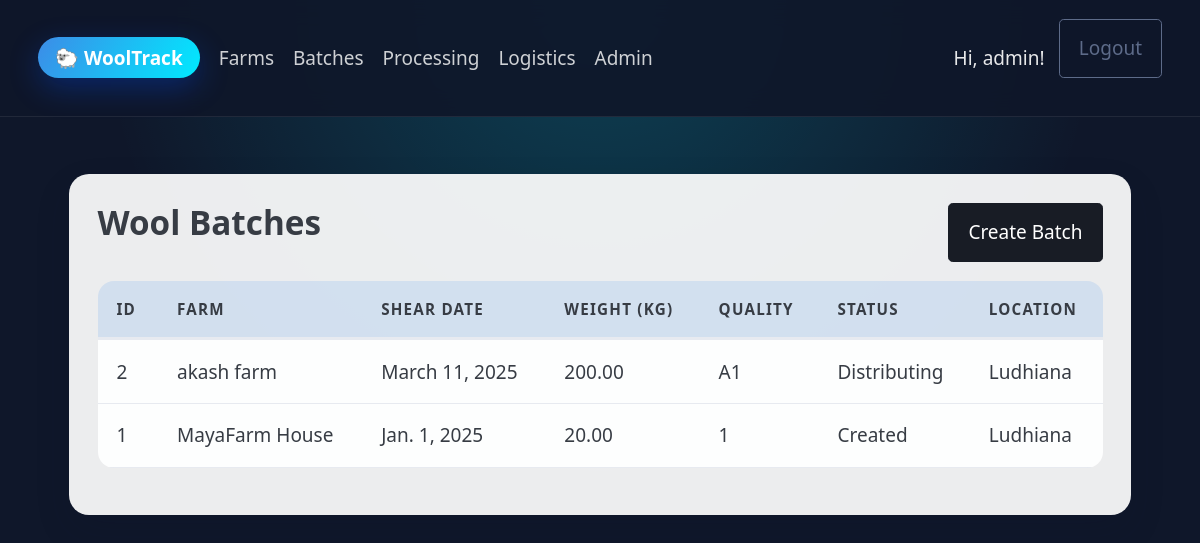
/batches/ (signed in), run on the app's committed database.
### batches/models.py (models this page shows, shortened)
class WoolBatch(models.Model):
    class BatchStatus(models.TextChoices):
        CREATED = "CREATED", "Created"
        IN_PROCESS = "IN_PROCESS", "In Process"
        PROCESSED = "PROCESSED", "Processed"
        DISTRIBUTING = "DISTRIBUTING", "Distributing"
        DELIVERED = "DELIVERED", "Delivered"
    batch_id = models.CharField(max_length=50, unique=True)
    farm = models.ForeignKey("farms.Farm", on_delete=models.CASCADE, related_name="batches")
    shear_date = models.DateField()
    weight_kg = models.DecimalField(max_digits=10, decimal_places=2)
    quality_grade = models.CharField(max_length=50)
    status = models.CharField(max_length=20, choices=BatchStatus.choices, default=BatchStatus.CREATED)
    current_location = models.CharField(max_length=255, blank=True)
    created_at = models.DateTimeField(auto_now_add=True)
    class Meta:
        ordering = ["-created_at"]

### farms/models.py (models this page shows, shortened)
class Farm(models.Model):
    name = models.CharField(max_length=200)
    owner_name = models.CharField(max_length=200)
    location = models.CharField(max_length=255)
    contact_email = models.EmailField(blank=True, null=True)
    contact_phone = models.CharField(max_length=50, blank=True)
    certification = models.CharField(max_length=200, blank=True)
    created_at = models.DateTimeField(auto_now_add=True)
    class Meta:
        ordering = ["name"]

### batches/views.py (the view)
# urls.py: path('', views.batch_list, name='batch_list'),
@login_required
def batch_list(request):
    batches = WoolBatch.objects.select_related("farm").all()
    return render(request, "batches/batch_list.html", {"batches": batches})

### templates/batches/batch_list.html (shortened to what this page needs)
{% extends 'base.html' %}
{% block content %}
<section class="panel">
  <div class="panel-header">
    <h2>Wool Batches</h2>
    {% if user.is_staff %}
    <a role="button" class="contrast" href="/batches/new/">Create Batch</a>
    {% endif %}
  </div>
  {% if batches %}
  <table class="data-table">
    <thead>
      <tr><th>ID</th><th>Farm</th><th>Shear Date</th><th>Weight (kg)</th><th>Quality</th><th>Status</th><th>Location</th></tr>
    </thead>
    <tbody>
      {% for b in batches %}
      <tr>
        <td>{{ b.batch_id }}</td>
        <td>{{ b.farm.name }}</td>
        <td>{{ b.shear_date }}</td>
        <td>{{ b.weight_kg }}</td>
        <td>{{ b.quality_grade }}</td>
        <td>{{ b.get_status_display }}</td>
        <td>{{ b.current_location|default:"—" }}</td>
      </tr>
      {% endfor %}
    </tbody>
  </table>
  {% else %}
    <div class="empty-state">
      <p>No batches yet. Record your first shearing to begin tracking.</p>
    </div>
  {% endif %}
</section>
{% endblock %}

### templates/base.html (shortened to what this page needs)
{% load static %}
<!DOCTYPE html>
<html lang="en">
<head>
    <link rel="stylesheet" href="https://cdn.jsdelivr.net/npm/@picocss/pico@2/css/pico.min.css">
    <link rel="stylesheet" href="{% static 'css/app.css' %}">
</head>
<body>
    <nav class="app-nav">
        <div class="nav-brand">
            <a href="/" class="brand-pill">🐑 WoolTrack</a>
        </div>
        <div id="nav-links" class="nav-links">
            <a href="/farms/">Farms</a>
            <a href="/batches/">Batches</a>
            <a href="/processing/">Processing</a>
            <a href="/logistics/">Logistics</a>
            <a href="/admin/" target="_blank" rel="noopener">Admin</a>
        </div>
        <div class="nav-auth">
            {% if user.is_authenticated %}
                <span class="welcome">Hi, {{ user.first_name|default:user.username }}!</span>
                <form method="post" action="{% url 'logout' %}">
                    <button type="submit" class="secondary outline">Logout</button>
                </form>
            {% else %}
                <a href="{% url 'login' %}" class="secondary outline">Log in</a>
                <a href="{% url 'accounts:register' %}" class="contrast">Sign up</a>
            {% endif %}
        </div>
    </nav>
    <main class="page-shell">
        {% block content %}{% endblock %}
    </main>
</body>
</html>

### static/css/app.css (style rules this page uses)
:root { --brand-gradient: linear-gradient(120deg, #3c8ce7, #00eaff); --card-bg: rgba(255, 255, 255, 0.92); }
body { background: radial-gradient(circle at top, rgba(0, 234, 255, 0.2), transparent 50%), #0f172a; min-height: 100vh; color: #0f172a; }
.page-shell { max-width: 1100px; margin: 3rem auto; padding: 0 1rem 3rem; }
.app-nav { display: flex; align-items: center; gap: 1rem; padding: 1rem 2rem; position: sticky; top: 0; z-index: 10; background: rgba(15, 23, 42, 0.9); backdrop-filter: blur(12px); border-bottom: 1px solid rgba(255, 255, 255, 0.08); }
.nav-brand .brand-pill { font-weight: 600; text-decoration: none; color: white; padding: 0.4rem 0.9rem; border-radius: 30px; background-image: var(--brand-gradient); box-shadow: 0 10px 30px rgba(0, 80, 255, 0.3); }
.nav-links { display: flex; gap: 1rem; flex: 1; }
.nav-links a { color: rgba(255, 255, 255, 0.8); text-decoration: none; font-weight: 500; }
.nav-auth { display: flex; align-items: center; gap: 0.75rem; }
.welcome { color: rgba(255, 255, 255, 0.9); font-weight: 500; }
.panel { background: var(--card-bg); padding: 1.5rem; border-radius: 20px; margin-bottom: 1.5rem; box-shadow: 0 15px 35px rgba(15, 23, 42, 0.14); }
.panel-header { display: flex; justify-content: space-between; align-items: center; gap: 1rem; flex-wrap: wrap; margin-bottom: 1rem; }
.data-table { width: 100%; border-collapse: collapse; border-radius: 16px; overflow: hidden; }
.data-table th, .data-table td { padding: 0.9rem 1rem; background: rgba(255, 255, 255, 0.92); }
.data-table thead th { background: rgba(60, 140, 231, 0.15); text-transform: uppercase; font-size: 0.8rem; letter-spacing: 0.08em; }

### data on the page
WoolBatch: batch_id "2", farm.name "akash farm", shear_date "March 11, 2025", weight_kg "200.00", quality_grade "A1", status "Distributing", current_location "Ludhiana"
WoolBatch: batch_id "1", farm.name "MayaFarm House", shear_date "Jan. 1, 2025", weight_kg "20.00", quality_grade "1", status "Created", current_location "Ludhiana"

### other printed values
{{ user.first_name|default:user.username }} "admin"
